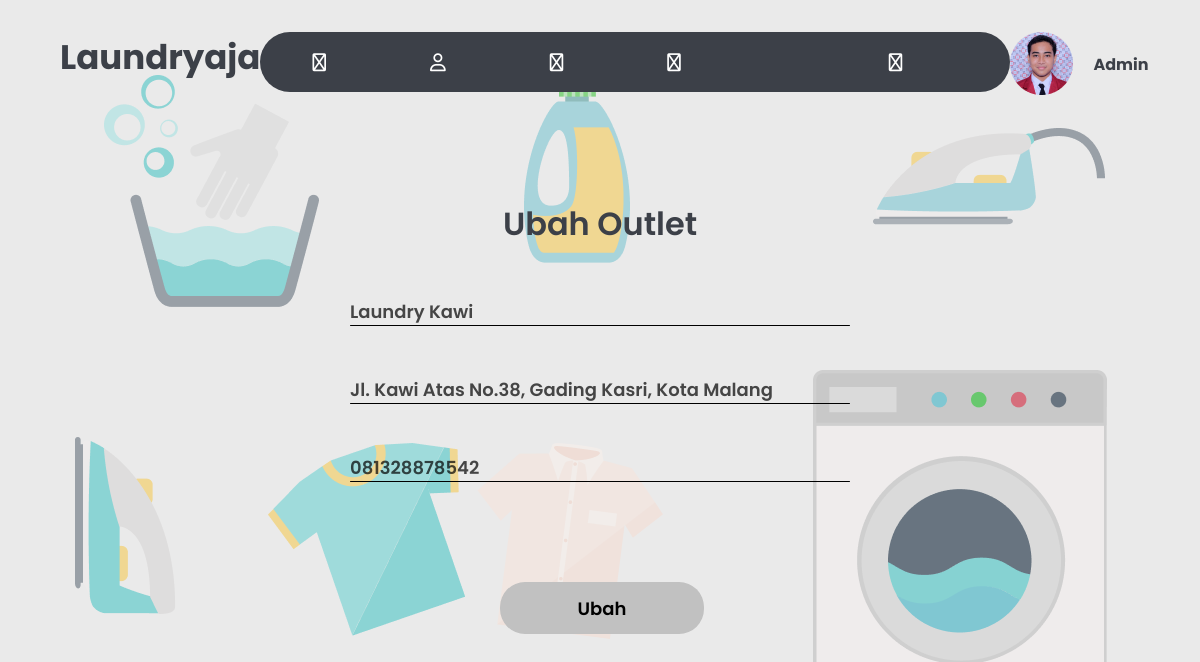
The page /admin/ubah_outlet.php?id=1 (signed in) on the database its author committed.
### tables this page shows
CREATE TABLE `outlet` (
  `id_outlet` int(11) NOT NULL,
  `nama` varchar(100) NOT NULL,
  `alamat` text NOT NULL,
  `tlp` varchar(15) NOT NULL,
  `id_owner` int(11) NOT NULL
);

### admin/ubah_outlet.php (the view, shortened to what this page needs)
<?php
    include 'navbar.php';
?>
<!DOCTYPE html>
<html lang="en">
<head>
    <link rel="stylesheet" href="../assets/css/style-ubah-outlet2.css">
</head>
<body>
    <div class="container">
        <div class="login">
            <div class="login-logo">
                <h2>Ubah Outlet</h2>
            </div>
            <?php
            include "../koneksi.php";
            $qry_get_outlet = mysqli_query($conn, "select * from outlet where id_outlet = '" . $_GET['id'] . "'");
            $dt_outlet = mysqli_fetch_array($qry_get_outlet);
            ?>
            <div class="login-form">
                <form action="proses_ubah_outlet.php" method="post">
                    <input type="text" id="name" name="nama" value="<?= $dt_outlet['nama'] ?>">
                    <div class="line-dark"></div>
                    <input type="text" id="address" name="alamat" value="<?= $dt_outlet['alamat'] ?>"><br>
                    <div class="line-dark"></div>
                    <input type="text" id="telp" name="tlp" value="<?= $dt_outlet['tlp'] ?>"><br>
                    <div class="line-dark"></div>
                    <input type="submit" id="login" value="Ubah">
                </form>
            </div>
        </div>
    </div>
</body>
</html>

### assets/css/style-navbar-admin4.css (style rules this page uses)
* { margin: 0; padding: 0; box-sizing: border-box; font-family: 'poppins'; }
.container { width: 90%; margin: 0 auto; }
body { background-image: url(../img/Login.png); }

### assets/css/style-ubah-outlet2.css (style rules this page uses)
* { margin: 0; padding: 0; box-sizing: border-box; font-family: 'poppins'; }
.container { width: 90%; margin: 0 auto; }
body { background-image: url(../img/Login.png); }
.login { margin: 120px 0; }
.login-logo { display: flex; justify-content: center; }
.login-logo h2 { font-size: 32px; font-weight: 600; color: #3C4048; }
.login-form { margin: 50px 0; display: flex; justify-content: center; }
.login-form #name { width: 500px; font-size: 18px; font-weight: 600; opacity: 70%; border-style: none; background: none; }
.login-form #address { width: 500px; margin-top: 50px; font-size: 18px; font-weight: 600; opacity: 70%; border-style: none; background: none; }
.login-form #telp { width: 500px; margin-top: 50px; font-size: 18px; font-weight: 600; opacity: 70%; border-style: none; background: none; }
.login-form #login { margin-left: 150px; margin-top: 100px; font-size: 18px; font-weight: 600; border-style: none; border-radius: 25px; background-color: #c1c1c1; width: 204px; height: 52px; cursor: pointer; }
.line-dark { width: 500px; height: 1px; background-color: #000; border-radius: 50px; }

### rows shown on the page
outlet: nama "Laundry Kawi", alamat "Jl. Kawi Atas No.38, Gading Kasri, Kota Malang", tlp "081328878542"

### other values the page prints
$_SESSION['nama'] "Admin"
